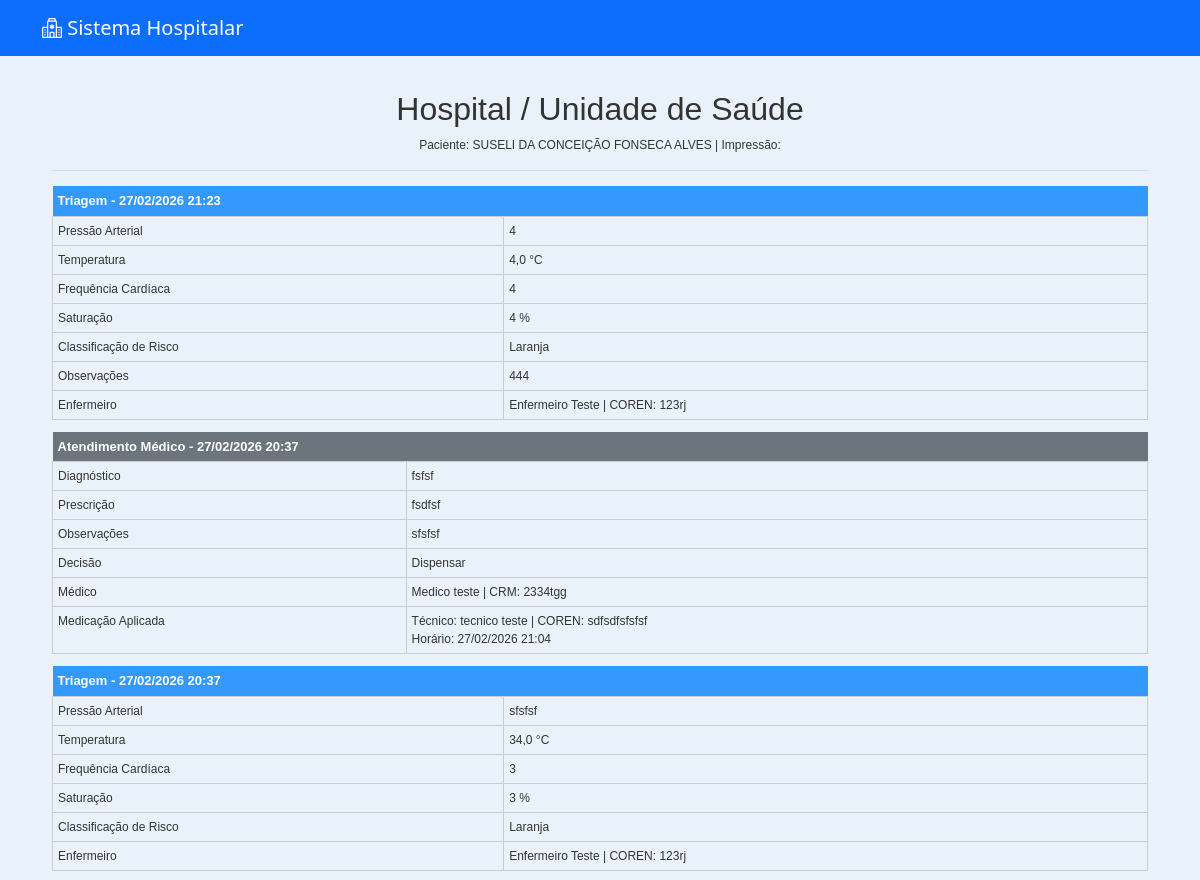
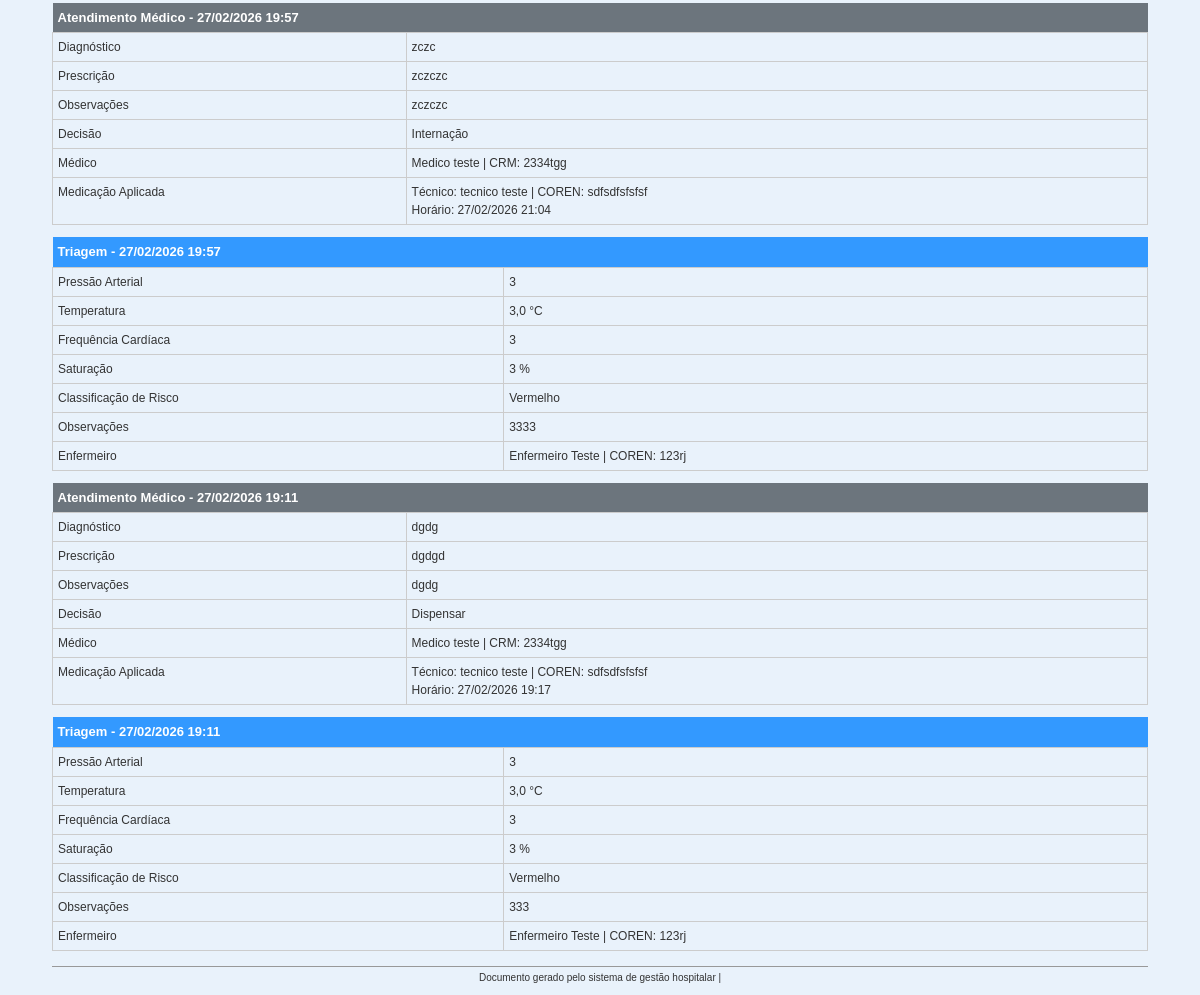
The page /pacientes/4/historico/ on the database its author committed (2 pictures, top to bottom).
### pacientes/models.py (models this page shows, shortened)
class Paciente(models.Model):
    nome = models.CharField(max_length=100)
    nome_social = models.CharField(max_length=100, blank=True, null=True)
    nome_mae = models.CharField(max_length=100)
    nome_pai = models.CharField(max_length=100, blank=True, null=True)
    cpf = models.CharField(
        max_length=14,
        unique=True,
        validators=[
            RegexValidator(
                r'^\d{3}\.\d{3}\.\d{3}-\d{2}$',
                'CPF inválido! Use XXX.XXX.XXX-XX'
            )
        ]
    )
    data_nascimento = models.DateField()
    SEXO_BIOLOGICO_CHOICES = [
        ('M', 'Masculino'),
        ('F', 'Feminino'),
        ('I', 'Intersexo'),
    ]
    sexo_biologico = models.CharField(max_length=1, choices=SEXO_BIOLOGICO_CHOICES)
    identidade_genero = models.CharField(max_length=50)
    orientacao_sexual = models.CharField(max_length=50)
    NACIONALIDADE_CHOICES = [
        ('BRASILEIRA', 'Brasileira'),
        ('ARGENTINA', 'Argentina'),
        ('BOLIVIANA', 'Boliviana'),
        ('CHILENA', 'Chilena'),
        ('COLOMBIANA', 'Colombiana'),
        ('PARAGUAIA', 'Paraguaia'),
        ('PERUANA', 'Peruana'),
        ('URUGUAIA', 'Uruguaia'),
        ('VENEZUELANA', 'Venezuelana'),
        ('OUTRA', 'Outra'),
    ]
    nacionalidade = models.CharField(
        max_length=20,
        choices=NACIONALIDADE_CHOICES,
        default='BRASILEIRA'
    )
    naturalidade = models.CharField(max_length=100)
    RACA_COR_CHOICES = [
        ('BRANCA', 'Branca'),
        ('PRETA', 'Preta'),
        ('PARDA', 'Parda'),
        ('AMARELA', 'Amarela'),
        ('INDIGENA', 'Indígena'),
    ]
    raca_cor = models.CharField(max_length=10, choices=RACA_COR_CHOICES)
    ESTADO_CIVIL_CHOICES = [
        ('SOLTEIRO', 'Solteiro(a)'),
        ('CASADO', 'Casado(a)'),
        ('DIVORCIADO', 'Divorciado(a)'),
        ('VIUVO', 'Viúvo(a)'),
        ('UNIAO_ESTAVEL', 'União Estável'),
    ]
    estado_civil = models.CharField(max_length=20, choices=ESTADO_CIVIL_CHOICES)
    ESCOLARIDADE_CHOICES = [
        ('SEM_INSTRUCAO', 'Sem instrução'),
        ('FUNDAMENTAL_INCOMPLETO', 'Fundamental incompleto'),
        ('FUNDAMENTAL_COMPLETO', 'Fundamental completo'),
        ('MEDIO_INCOMPLETO', 'Médio incompleto'),
        ('MEDIO_COMPLETO', 'Médio completo'),
        ('SUPERIOR_INCOMPLETO', 'Superior incompleto'),
        ('SUPERIOR_COMPLETO', 'Superior completo'),
        ('POS_GRADUACAO', 'Pós-graduação'),
        ('MESTRADO', 'Mestrado'),
        ('DOUTORADO', 'Doutorado'),
    ]
    escolaridade = models.CharField(max_length=30, choices=ESCOLARIDADE_CHOICES)
    profissao = models.CharField(max_length=50)
    rg = models.CharField(max_length=20)
    orgao_emissor = models.CharField(max_length=10)
    UF_CHOICES = [
        ('AC','AC'), ('AL','AL'), ('AP','AP'), ('AM','AM'),
        ('BA','BA'), ('CE','CE'), ('DF','DF'), ('ES','ES'),
        ('GO','GO'), ('MA','MA'), ('MT','MT'), ('MS','MS'),
        ('MG','MG'), ('PA','PA'), ('PB','PB'), ('PR','PR'),
        ('PE','PE'), ('PI','PI'), ('RJ','RJ'), ('RN','RN'),
        ('RS','RS'), ('RO','RO'), ('RR','RR'), ('SC','SC'),
        ('SP','SP'), ('SE','SE'), ('TO','TO'),
    ]
    uf_rg = models.CharField(max_length=2, choices=UF_CHOICES)
    cep = models.CharField(
        max_length=9,
        validators=[
            RegexValidator(
                r'^\d{5}-\d{3}$',
                'CEP inválido! Use XXXXX-XXX'
            )
        ]
    )
    endereco = models.CharField(max_length=100)
    numero = models.CharField(max_length=10)
    complemento = models.CharField(max_length=50, blank=True, null=True)
    bairro = models.CharField(max_length=50)
    municipio = models.CharField(max_length=50)
    uf = models.CharField(max_length=2, choices=UF_CHOICES)
    ZONA_CHOICES = [
        ('URBANA', 'Urbana'),
        ('RURAL', 'Rural'),
    ]
    zona = models.CharField(max_length=6, choices=ZONA_CHOICES)
    telefone_fixo = models.CharField(
        max_length=15,
        blank=True,
        null=True,
        validators=[
            RegexValidator(
                r'^\(\d{2}\)\s\d{4}-\d{4}$',
                'Telefone inválido! Use (XX) XXXX-XXXX'
            )
        ]
    )
    celular = models.CharField(
        max_length=15,
        validators=[
            RegexValidator(
                r'^\(\d{2}\)\s\d{5}-\d{4}$',
                'Celular inválido! Use (XX) XXXXX-XXXX'
            )
        ]
    )
    whatsapp = models.BooleanField(default=False)
    email = models.EmailField(blank=True, null=True)
    cartao_sus = models.CharField(max_length=18, blank=True, null=True)
    criado_por = models.ForeignKey(
        User,
        on_delete=models.SET_NULL,
        null=True,
        blank=True,
        related_name='pacientes_criados'
    )
    data_criacao = models.DateTimeField(default=timezone.now, editable=False)
    data_atualizacao = models.DateTimeField(auto_now=True)

### triagem/models.py (models this page shows, shortened)
class Triagem(models.Model):
    RISCO_CHOICES = [
        ('Vermelho', 'Vermelho'),
        ('Laranja', 'Laranja'),
        ('Amarelo', 'Amarelo'),
        ('Verde', 'Verde'),
        ('Azul', 'Azul'),
    ]
    agendamento = models.OneToOneField(Agendamento, on_delete=models.CASCADE)
    paciente = models.ForeignKey(Paciente, on_delete=models.CASCADE)
    enfermeiro = models.ForeignKey(
        Usuario,
        on_delete=models.SET_NULL,
        null=True,
        blank=True,
        related_name="triagens_realizadas"
    )
    pressao_arterial = models.CharField(max_length=20)
    temperatura = models.DecimalField(max_digits=4, decimal_places=1)
    frequencia_cardiaca = models.IntegerField()
    saturacao = models.IntegerField()
    classificacao_risco = models.CharField(
        max_length=10,
        choices=RISCO_CHOICES,
        blank=True,
        null=True
    )
    observacoes = models.TextField(blank=True, null=True)
    atendido = models.BooleanField(default=False)
    data_triagem = models.DateTimeField(auto_now_add=True)

### usuarios/models.py (models this page shows, shortened)
class Usuario(AbstractUser):
    PERFIL_CHOICES = [
        ('administrador', 'Administrador'),
        ('medico', 'Médico'),
        ('enfermeiro', 'Enfermeiro'),
        ('tecnico', 'Técnico'),
        ('recepcao', 'Recepção'),
    ]
    perfil = models.CharField(max_length=20, choices=PERFIL_CHOICES, default='recepcao')
    cpf = models.CharField("CPF", max_length=14, unique=True, blank=True, null=True)
    data_nascimento = models.DateField("Data de Nascimento", blank=True, null=True)
    telefone = models.CharField("Telefone", max_length=20, blank=True, null=True)
    endereco = models.CharField("Endereço", max_length=255, blank=True, null=True)
    cidade = models.CharField("Cidade", max_length=100, blank=True, null=True)
    estado = models.CharField("Estado", max_length=50, blank=True, null=True)
    cep = models.CharField("CEP", max_length=10, blank=True, null=True)
    crm = models.CharField("CRM", max_length=20, blank=True, null=True)
    coren = models.CharField("COREN", max_length=20, blank=True, null=True)

### medico/models.py (models this page shows, shortened)
class Atendimento(models.Model):
    paciente = models.ForeignKey(
        Paciente,
        on_delete=models.CASCADE
    )
    medico = models.ForeignKey(
        Usuario,
        on_delete=models.SET_NULL,  # ⚠ Melhor que CASCADE
        null=True,
        related_name="atendimentos_realizados"
    )
    triagem = models.OneToOneField(
        Triagem,
        on_delete=models.CASCADE
    )
    diagnostico = models.TextField(blank=True, null=True)
    prescricao = models.TextField(blank=True, null=True)
    observacoes = models.TextField(blank=True, null=True)
    DECISAO_CHOICES = [
        ("dispensar", "Dispensar"),
        ("medicacao", "Medicação"),
        ("internacao", "Internação"),
        ("exames", "Exames"),
    ]
    decisao = models.CharField(
        max_length=20,
        choices=DECISAO_CHOICES,
        blank=True,
        null=True
    )
    medicacao_aplicada = models.BooleanField(default=False)
    tecnico_aplicou = models.ForeignKey(
        Usuario,
        on_delete=models.SET_NULL,
        null=True,
        blank=True,
        related_name="medicacoes_aplicadas"
    )
    horario_medicacao = models.DateTimeField(
        null=True,
        blank=True
    )
    data_atendimento = models.DateTimeField(auto_now_add=True)
    finalizado = models.BooleanField(default=False)

### pacientes/views.py (the view)
# urls.py: path('<int:paciente_id>/historico/', views.imprimir_historico, name='imprimir_historico'),  # atenção: mesma URL que acima
def imprimir_historico(request, paciente_id):
    paciente = get_object_or_404(Paciente, id=paciente_id)
    historico = []
    triagens = Triagem.objects.filter(paciente=paciente).order_by('-data_triagem')
    for t in triagens:
        historico.append({
            'tipo': 'triagem',
            'data': t.data_triagem,
            'obj': t
        })
    atendimentos = Atendimento.objects.filter(paciente=paciente).order_by('-data_atendimento')
    for a in atendimentos:
        historico.append({
            'tipo': 'atendimento',
            'data': a.data_atendimento,
            'obj': a
        })
    historico.sort(key=lambda x: x['data'], reverse=True)
    context = {
        'paciente': paciente,
        'historico': historico,
    }
    return render(request, 'pacientes/historico_imprimir.html', context)

### pacientes/templates/pacientes/historico_imprimir.html (shortened to what this page needs)
{% extends 'usuarios/base.html' %}
{% block content %}
<div class="historico-container">
    <div class="historico-header">
        <h2>Hospital / Unidade de Saúde</h2>
        <p>Paciente: {{ paciente.nome }} | Impressão: {{ now|date:"d/m/Y H:i" }}</p>
        <hr>
    </div>
    {% if historico %}
        {% for item in historico %}
            <table class="historico-table">
                <thead>
                    <tr class="{% if item.tipo == 'triagem' %}triagem{% else %}atendimento{% endif %}">
                        <th colspan="2">
                            {% if item.tipo == 'triagem' %}Triagem{% else %}Atendimento Médico{% endif %} - {{ item.data|date:"d/m/Y H:i" }}
                        </th>
                    </tr>
                </thead>
                <tbody>
                    {% if item.tipo == 'triagem' %}
                        <tr><td>Pressão Arterial</td><td>{{ item.obj.pressao_arterial }}</td></tr>
                        <tr><td>Temperatura</td><td>{{ item.obj.temperatura }} °C</td></tr>
                        <tr><td>Frequência Cardíaca</td><td>{{ item.obj.frequencia_cardiaca }}</td></tr>
                        <tr><td>Saturação</td><td>{{ item.obj.saturacao }} %</td></tr>
                        <tr><td>Classificação de Risco</td><td>{{ item.obj.classificacao_risco }}</td></tr>
                        {% if item.obj.observacoes %}<tr><td>Observações</td><td>{{ item.obj.observacoes }}</td></tr>{% endif %}
                        {% if item.obj.enfermeiro %}<tr><td>Enfermeiro</td><td>{{ item.obj.enfermeiro.get_full_name }} | COREN: {{ item.obj.enfermeiro.coren|default:"Não cadastrado" }}</td></tr>{% endif %}
                    {% else %}
                        {% if item.obj.diagnostico %}<tr><td>Diagnóstico</td><td>{{ item.obj.diagnostico }}</td></tr>{% endif %}
                        {% if item.obj.prescricao %}<tr><td>Prescrição</td><td>{{ item.obj.prescricao }}</td></tr>{% endif %}
                        {% if item.obj.observacoes %}<tr><td>Observações</td><td>{{ item.obj.observacoes }}</td></tr>{% endif %}
                        {% if item.obj.get_decisao_display %}<tr><td>Decisão</td><td>{{ item.obj.get_decisao_display }}</td></tr>{% endif %}
                        {% if item.obj.medico %}<tr><td>Médico</td><td>{{ item.obj.medico.get_full_name }} | CRM: {{ item.obj.medico.crm|default:"Não cadastrado" }}</td></tr>{% endif %}
                        {% if item.obj.medicacao_aplicada %}
                            <tr><td>Medicação Aplicada</td>
                                <td>
                                    {% if item.obj.tecnico_aplicou %}Técnico: {{ item.obj.tecnico_aplicou.get_full_name }} | COREN: {{ item.obj.tecnico_aplicou.coren|default:"Não cadastrado" }}<br>{% endif %}
                                    {% if item.obj.horario_medicacao %}Horário: {{ item.obj.horario_medicacao|date:"d/m/Y H:i" }}{% endif %}
                                </td>
                            </tr>
                        {% else %}
                            <tr><td>Medicação</td><td>Pendente</td></tr>
                        {% endif %}
                    {% endif %}
                </tbody>
            </table>
        {% endfor %}
    {% else %}
        <p>Nenhum histórico encontrado.</p>
    {% endif %}
    <div class="historico-footer">
        Documento gerado pelo sistema de gestão hospitalar | {{ now|date:"d/m/Y H:i" }}
    </div>
</div>
{% endblock %}

### usuarios/templates/usuarios/base.html (style rules this page uses)
body { background-color: #e9f2fb; }

### pacientes/templates/pacientes/historico_imprimir.html (style rules this page uses)
.historico-container { font-family: Arial, sans-serif; font-size: 12px; color: #333; padding: 10px; }
.historico-header { text-align: center; margin-bottom: 15px; }
.historico-header hr { border: 0; border-top: 1px solid #999; margin: 5px 0 10px; }
.historico-table { width: 100%; border-collapse: collapse; margin-bottom: 12px; page-break-inside: avoid; }
.historico-table th { text-align: left; padding: 5px; font-weight: bold; font-size: 13px; color: #fff; }
.historico-table td { border: 1px solid #ccc; padding: 5px; vertical-align: top; }
.triagem th { background-color: #3399ff; }
.atendimento th { background-color: #6c757d; }
.historico-footer { text-align: center; font-size: 10px; margin-top: 15px; border-top: 1px solid #999; padding-top: 3px; }

### rows shown on the page
Paciente: nome "SUSELI DA CONCEIÇÃO FONSECA ALVES"
Triagem: shows "Triagem", data "27/02/2026 21:23", obj.pressao_arterial "4", obj.temperatura "4,0", obj.frequencia_cardiaca "4", obj.saturacao "4", obj.classificacao_risco "Laranja", obj.observacoes "444", obj.enfermeiro.get_full_name "Enfermeiro Teste", obj.enfermeiro.coren "123rj"
Atendimento: shows "Atendimento Médico", data "27/02/2026 20:37", obj.diagnostico "fsfsf", obj.prescricao "fsdfsf", obj.observacoes "sfsfsf", obj.decisao "Dispensar", obj.medico.get_full_name "Medico teste", obj.medico.crm "2334tgg", obj.tecnico_aplicou.get_full_name "tecnico teste", obj.tecnico_aplicou.coren "sdfsdfsfsfsf", obj.horario_medicacao "27/02/2026 21:04"
Triagem: shows "Triagem", data "27/02/2026 20:37", obj.pressao_arterial "sfsfsf", obj.temperatura "34,0", obj.frequencia_cardiaca "3", obj.saturacao "3", obj.classificacao_risco "Laranja", obj.enfermeiro.get_full_name "Enfermeiro Teste", obj.enfermeiro.coren "123rj"
Atendimento: shows "Atendimento Médico", data "27/02/2026 19:57", obj.diagnostico "zczc", obj.prescricao "zczczc", obj.observacoes "zczczc", obj.decisao "Internação", obj.medico.get_full_name "Medico teste", obj.medico.crm "2334tgg", obj.tecnico_aplicou.get_full_name "tecnico teste", obj.tecnico_aplicou.coren "sdfsdfsfsfsf", obj.horario_medicacao "27/02/2026 21:04"
Triagem: shows "Triagem", data "27/02/2026 19:57", obj.pressao_arterial "3", obj.temperatura "3,0", obj.frequencia_cardiaca "3", obj.saturacao "3", obj.classificacao_risco "Vermelho", obj.observacoes "3333", obj.enfermeiro.get_full_name "Enfermeiro Teste", obj.enfermeiro.coren "123rj"
Atendimento: shows "Atendimento Médico", data "27/02/2026 19:11", obj.diagnostico "dgdg", obj.prescricao "dgdgd", obj.observacoes "dgdg", obj.decisao "Dispensar", obj.medico.get_full_name "Medico teste", obj.medico.crm "2334tgg", obj.tecnico_aplicou.get_full_name "tecnico teste", obj.tecnico_aplicou.coren "sdfsdfsfsfsf", obj.horario_medicacao "27/02/2026 19:17"
Triagem: shows "Triagem", data "27/02/2026 19:11", obj.pressao_arterial "3", obj.temperatura "3,0", obj.frequencia_cardiaca "3", obj.saturacao "3", obj.classificacao_risco "Vermelho", obj.observacoes "333", obj.enfermeiro.get_full_name "Enfermeiro Teste", obj.enfermeiro.coren "123rj"
